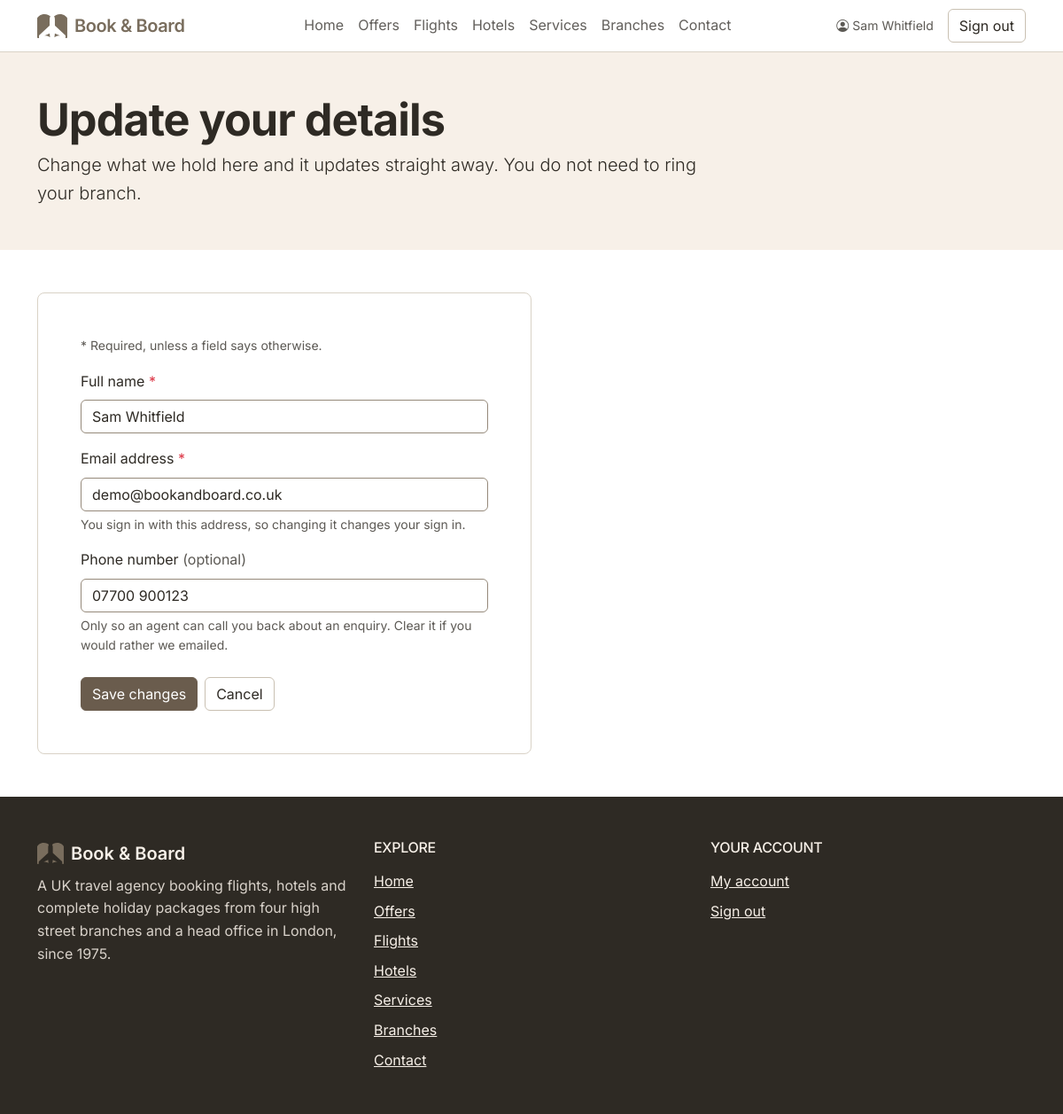
Page /account-details.php (signed in) on the committed database.
### tables this page shows
CREATE TABLE IF NOT EXISTS users (
  id            INT UNSIGNED NOT NULL AUTO_INCREMENT,
  name          VARCHAR(100) NOT NULL,
  email         VARCHAR(190) NOT NULL,
  phone         VARCHAR(30)  NOT NULL DEFAULT '',
  password_hash VARCHAR(255) NOT NULL,
  role          ENUM('customer', 'staff') NOT NULL DEFAULT 'customer',
  created_at    DATETIME     NOT NULL DEFAULT CURRENT_TIMESTAMP,
  PRIMARY KEY (id),
  UNIQUE KEY uniq_users_email (email)
);

### includes/format.php (called while the page is built, shortened)
<?php
function e(string $value): string
{
    return htmlspecialchars($value, ENT_QUOTES, 'UTF-8');
}
function invalid(array $errors, string $field): string
{
    return isset($errors[$field]) ? ' is-invalid' : '';
}

### includes/auth.php (called while the page is built, shortened)
<?php
require_once(__DIR__ . '/db.php');
require_once(__DIR__ . '/format.php');
function user_find(int $id): ?array
{
    $statement = db()->prepare(
        'SELECT id, name, email, phone, role, created_at FROM users WHERE id = ? LIMIT 1'
    );
    $statement->execute([$id]);
    return $statement->fetch() ?: null;
}
function current_user(): ?array
{
    return $_SESSION['user'] ?? null;
}
function require_customer(): array
{
    $user = current_user();
    return $user;
}

### includes/db.php (called while the page is built, shortened)
<?php
function db(): PDO
{
    static $pdo = null;
    if ($pdo === null) {
        $dsn = sprintf('mysql:host=%s;port=%d;dbname=%s;charset=utf8mb4', DB_HOST, DB_PORT, DB_NAME);
        $pdo = new PDO($dsn, DB_USER, DB_PASS, [
            PDO::ATTR_ERRMODE            => PDO::ERRMODE_EXCEPTION,
            PDO::ATTR_DEFAULT_FETCH_MODE => PDO::FETCH_ASSOC,
            PDO::ATTR_EMULATE_PREPARES   => false,
        ]);
    }
    return $pdo;
}
function db_available(): bool
{
    static $available = null;
    if ($available === null) {
        try {
            $available = true;
        } catch (PDOException $e) {
            $available = false;
        }
    }
    return $available;
}

### account-details.php (the view, shortened to what this page needs)
<?php
require_once(__DIR__ . '/includes/auth.php');
$user = require_customer();
$values = [
    'name'  => $user['name'],
    'email' => $user['email'],
    'phone' => $user['phone'] ?? '',
];
$errors = [];
if (($_SERVER['REQUEST_METHOD'] ?? 'GET') === 'GET') {
    $stored = user_find((int) $user['id']);
    if ($stored) {
        $values = ['name' => $stored['name'], 'email' => $stored['email'], 'phone' => $stored['phone']];
    }
}
$navHere         = 'account';
require_once(__DIR__ . '/includes/header.php');
?>
  <section class="bg-body-tertiary py-5">
    <div class="container">
      <div class="col-lg-9 col-xl-8">
        <h1>Update your details</h1>
        <p class="lead mb-0">
          Change what we hold here and it updates straight away. You do not need to ring your branch.
        </p>
      </div>
    </div>
  </section>
  <section class="py-5">
    <div class="container">
      <div class="col-md-10 col-lg-7 col-xl-6">
        <div class="card">
          <div class="card-body p-4 p-md-5">
            <form method="post" action="account-details.php" novalidate>
              <p class="text-body-secondary small">
                <span aria-hidden="true">*</span> Required, unless a field says otherwise.
              </p>
              <div class="mb-3">
                <label for="name" class="form-label">
                  Full name <span class="text-danger" aria-hidden="true">*</span>
                </label>
                <input type="text" class="form-control<?= invalid($errors, 'name') ?>"
                       id="name" name="name" value="<?= e($values['name']) ?>" autocomplete="name"
                       <?= isset($errors['name']) ? 'aria-invalid="true" aria-describedby="name-error"' : '' ?>
                       required autofocus>
              </div>
              <div class="mb-3">
                <label for="email" class="form-label">
                  Email address <span class="text-danger" aria-hidden="true">*</span>
                </label>
                <input type="email" class="form-control<?= invalid($errors, 'email') ?>"
                       id="email" name="email" value="<?= e($values['email']) ?>" autocomplete="email"
                       aria-describedby="email-help<?= isset($errors['email']) ? ' email-error' : '' ?>"
                       <?= isset($errors['email']) ? 'aria-invalid="true"' : '' ?> required>
                <div class="form-text" id="email-help">You sign in with this address, so changing it changes your sign in.</div>
              </div>
              <div class="mb-4">
                <label for="phone" class="form-label">
                  Phone number <span class="text-body-secondary fw-normal">(optional)</span>
                </label>
                <input type="tel" class="form-control<?= invalid($errors, 'phone') ?>"
                       id="phone" name="phone" value="<?= e($values['phone']) ?>" autocomplete="tel"
                       aria-describedby="phone-help<?= isset($errors['phone']) ? ' phone-error' : '' ?>"
                       <?= isset($errors['phone']) ? 'aria-invalid="true"' : '' ?>>
                <div class="form-text" id="phone-help">
                  Only so an agent can call you back about an enquiry. Clear it if you would rather we emailed.
                </div>
              </div>
              <div class="d-grid gap-2 d-sm-flex">
                <button type="submit" class="btn btn-primary">Save changes</button>
                <a class="btn btn-outline-secondary" href="account.php">Cancel</a>
              </div>
            </form>
          </div>
        </div>
      </div>
    </div>
  </section>
<?php require_once(__DIR__ . '/includes/footer.php'); ?>

### includes/header.php (shortened to what this page needs)
<?php
$navHere = $navHere ?? '';
$user    = current_user();
$navItems = [
    'home'     => ['label' => 'Home',     'href' => 'index.php'],
    'offers'   => ['label' => 'Offers',   'href' => 'offers.php'],
    'flights'  => ['label' => 'Flights',  'href' => 'flights.php'],
    'hotels'   => ['label' => 'Hotels',   'href' => 'hotels.php'],
    'services' => ['label' => 'Services', 'href' => 'services.php'],
    'branches' => ['label' => 'Branches', 'href' => 'branches.php'],
    'contact'  => ['label' => 'Contact',  'href' => 'contact.php'],
];
?>
<!doctype html>
<html lang="en-GB">
<head>
  <link href="https://cdn.jsdelivr.net/npm/bootstrap@5.3.8/dist/css/bootstrap.min.css" rel="stylesheet"
>
  <link href="https://cdn.jsdelivr.net/npm/bootstrap-icons@1.13.1/font/bootstrap-icons.min.css" rel="stylesheet">
  <link rel="stylesheet" href="assets/css/theme.css">
</head>
<body class="d-flex flex-column min-vh-100">
<header class="sticky-top bg-body border-bottom">
  <nav class="navbar navbar-expand-xl" aria-label="Primary">
    <div class="container">
      <a class="navbar-brand d-flex align-items-center gap-2" href="index.php">
        <img src="assets/img/logo.svg" alt="" width="34" height="27">
        <span class="fw-semibold">Book &amp; Board</span>
      </a>
      <div class="collapse navbar-collapse" id="mainNav">
        <ul class="navbar-nav mx-xl-auto mb-2 mb-xl-0">
          <?php foreach ($navItems as $key => $item): ?>
            <li class="nav-item">
              <a class="nav-link<?= $navHere === $key ? ' active' : '' ?>"
                 <?= $navHere === $key ? 'aria-current="page"' : '' ?>
                 href="<?= e($item['href']) ?>"><?= e($item['label']) ?></a>
            </li>
          <?php endforeach; ?>
        </ul>
        <div class="d-grid gap-2 d-xl-flex">
          <?php if ($user): ?>
            <span class="text-body-secondary small me-xl-2 align-self-xl-center"><i class="bi bi-person-circle me-1" aria-hidden="true"></i><span class="visually-hidden">Signed in as </span><?= e($user['name']) ?></span>
            <a class="btn btn-outline-secondary" href="login.php?signout=1">Sign out</a>
          <?php endif; ?>
        </div>
      </div>
    </div>
  </nav>
</header>
<main id="main" tabindex="-1" class="flex-grow-1 flex-shrink-0">

### assets/css/theme.css (style rules this page uses)
:root { --brand: #6A5C4D; --brand-logo: #796D5D; --brand-dark: #574B3E; --brand-darker: #4A4034; --ink: #2E2A24; --tint: #F7F0E8; --rule: #D9D2C6; --rule-strong: #C9C0B2; --field-border: #95897A; --accent-ink: #1F4E4A; --ink-wash: rgba(46, 42, 36, 0.14); --focus-ring: 0 0 0 0.25rem rgba(123, 108, 91, 0.35); --bs-body-font-family: "Inter", system-ui, -apple-system, "Segoe UI", sans-serif; --bs-body-line-height: 1.6; --bs-primary-rgb: 106, 92, 77; --bs-dark-rgb: 46, 42, 36; --bs-body-color: var(--ink); --bs-body-color-rgb: 46, 42, 36; --bs-border-color: var(--rule); --bs-light-rgb: 247, 240, 232; --bs-tertiary-bg: var(--tint); --bs-tertiary-bg-rgb: 247, 240, 232; --bs-secondary-color: rgba(46, 42, 36, 0.78); --bs-link-color: var(--brand-dark); --bs-link-color-rgb: 87, 75, 62; --bs-link-hover-color: var(--brand-darker); }
.btn { --bs-btn-focus-shadow-rgb: 123, 108, 91; }
.btn-primary { --bs-btn-bg: var(--brand); --bs-btn-border-color: var(--brand); --bs-btn-hover-bg: var(--brand-dark); --bs-btn-hover-border-color: var(--brand-dark); --bs-btn-active-bg: var(--brand-darker); --bs-btn-active-border-color: var(--brand-darker); --bs-btn-disabled-bg: var(--brand); --bs-btn-disabled-border-color: var(--brand); --bs-btn-disabled-color: #fff; }
.btn-outline-secondary { --bs-btn-color: var(--ink); --bs-btn-border-color: var(--rule-strong); --bs-btn-hover-color: var(--ink); --bs-btn-hover-bg: var(--ink-wash); --bs-btn-hover-border-color: var(--ink); --bs-btn-active-color: var(--bs-body-bg); --bs-btn-active-bg: var(--ink); --bs-btn-active-border-color: var(--ink); --bs-btn-disabled-color: var(--ink); --bs-btn-disabled-border-color: var(--rule-strong); }
.navbar { --bs-navbar-color: rgba(46, 42, 36, 0.75); --bs-navbar-brand-color: var(--brand-logo); --bs-navbar-brand-hover-color: var(--brand-logo); --bs-navbar-hover-color: var(--brand); --bs-navbar-active-color: var(--ink); }
.card { --bs-card-border-color: var(--rule); --bs-card-border-radius: 0.5rem; }
.form-control, .form-select, .form-check-input { border-color: var(--field-border); }
h1, h2, h3, .display-4, .navbar-brand .fw-semibold { letter-spacing: -0.02em; }
h1, .display-4 { font-weight: 700; }
h1 { font-size: clamp(2.25rem, 1.65rem + 2.2vw, 3.15rem); line-height: 1.1; }
body { min-height: 100dvh; }
[id], a, button, input, select, textarea, summary, [tabindex] { scroll-margin-top: 5rem; }

### rows in the picture
users: name "Sam Whitfield", email "demo@bookandboard.co.uk", phone "07700 900123"

### other values in the picture
$item['label'] "Home"
$item['label'] "Offers"
$item['label'] "Flights"
$item['label'] "Hotels"
$item['label'] "Services"
$item['label'] "Branches"
$item['label'] "Contact"
